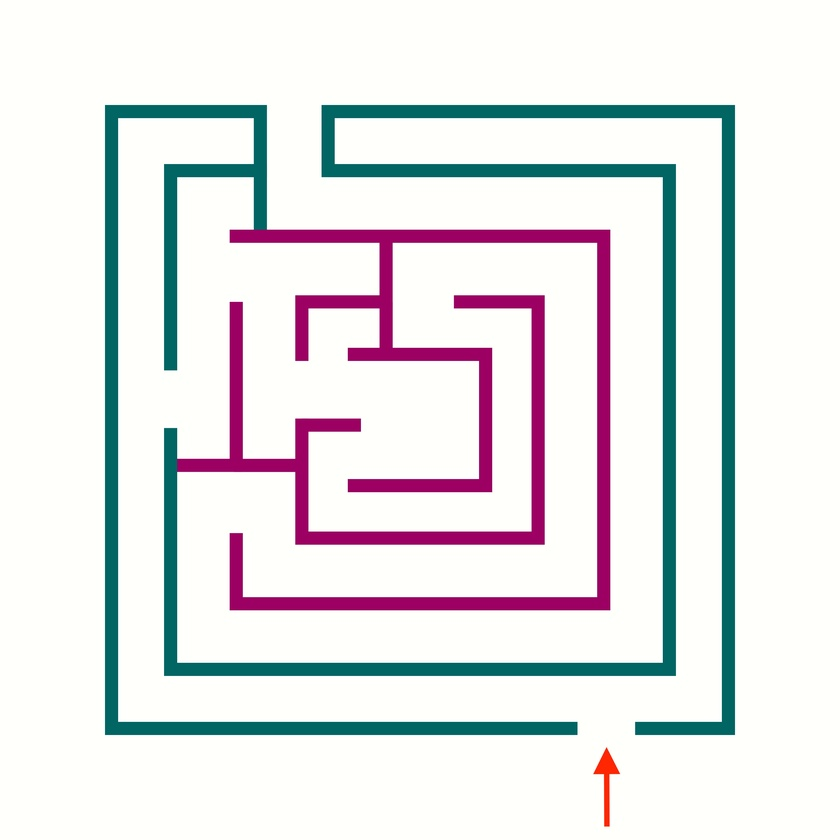
#> input picture labirentler/test.jpg, 840 x 840 px, shrunk from 5120 x 5120 before the run, found by its file name
$ python -i jpg_maze.py   (imports and definitions only)
#> lines starting #> are read from the running program, lines starting #| are printed output that depends on the picture; after the words box and inside, x2 and y2 are one past the last pixel; in counts of white or black regions, pixels touching at a corner belong together
### preprocess.py
import os
import cv2

class Preprocess:
    def __init__(self):
        None

    # Labirent resmi üzerinde görüntü işleme uygulanır ve böylece daha kolay işlem yapmamız sağlanır.
    # Resim Grayscale olarak okunur ve threshold işlemi gerçekleştirilir.
    # Duvar ve boş noktalar böylelikle kolayca ayırt edilir.
    def preprocess_image(self, image):
        image = cv2.cvtColor(image, cv2.COLOR_BGR2GRAY)
        _, maze = cv2.threshold(image, 127, 255, cv2.THRESH_BINARY)
        return maze

### jpg_maze.py
import cv2
import heapq
import os
import numpy as np
from preprocess import Preprocess


class JpgMaze:
    '''
        *JPG, JPEG ve PNG labirentlerin gidiş yolunu bulan sınıftır.
        *Başlangıç noktası: Kırmızı ok ucu
        *Bitiş noktası: Yeşil ok ucu

        *Eğer kaggle dataset test ediyorsanız başlangıç ve bitiş noktası yapay zeka tarafından bulunur.

        Bu işlemlerin nasıl yapıldığınız özeti:
        1- ilgili labirent resmi dosyadan openCV ile okunur
        2- resim içerisinde kırmızı ve yeşil ok aranır
        3- Bu okların her uç koordinat noktaları ve yönleri belirlenir.
        4- Kırmızı ok ucu start_x, start_y noktasını belirler
        5- Yeşil ok ucu end_x, end_y noktasını belirler.
        6- Bu oklar resim üzerinden kaldırılır.
        7- Bu son resim görüntü işleme teknikleri uygulayarak uygun hale getirilir ve Threshold uygulanır.
        8- Siyah noktalar: 0 ve beyaz noktalar:255 değerine sahip olmuş olur
        9- bu labirent resminde sağ, sol, üst ve aşağı kısımda boşluklar olabileceği için algoritma bu yerlerden gitmek
            isteyebilir. Bu durumda okun yönü ve yeri baz alınarak resim üzerinde kırpma işlemi uygulanır.
        10- Kırpma işlemi esnasında okların ucu (başlangıç ve bitiş noktaları) labirentin dışarısında ise ilgili labirent kapısı olacak
            başlangıç ve bitiş noktaları güncellenir.
        11- Artık elimizde başlangıç ve bitiş noktaları belirli, algoritmaya hazır olacak şekilde düzenlenmiş bir resim bulunmaktadır.
        12- A-star algoritması çalıştırılır ve başlangıç noktasından bitiş noktasına kadar olan en kısa path bulunur.
        13- -A-star algoritması çalıştırılır ve başlangıç noktasından bitiş noktasına kadar olan en kısa path bulunur.
            -Bu algoritma için heuristic fonksiyonu kullanılır.
            -Heuristic fonksiyonu hedefe kalan mesafeyi tahmin etmek için kullanılır ve bu tahmini hedef noktaya ulaşmak için
                gereken yol mesafeyiyle birleştirerek hangi yollardan gidilmesi gerektiğine karar verir.
                Bulunan her hücre için a-star algoritması başlangıç noktasından ilgili hücreye ulaşma maliyeti ile beraber
                o hücreden hedef noktaya ulaşmanın tahmini maliyetini hesaplamaktadır. a-star algoritması gerçek maliyet ile
                heuristic tahmininin toplamı en düşük olan hücreyi seçer ve komşu hücreleri queue'ya kaydeder. Algoritma hedef noktaya
                ulaşılana veya bu 'queue' boş hale gelene kadar bu işlem sürdürülür.
        14- Bulunan en kısa path kırmızı olacak şekilde boyanır ve .jpg formatında orijinal ismiyle beraber 'results' dosyasına kaydedilir.
        15- Bütün bunlardan sonra en kısa yol belirlenir, path kırmızı şekilde işaretlenir.
        16- Bu trace edilmiş resim kendi dosya ismiyle ve .jpg uzantısıyla beraber 'results' dosyasına kaydedilir.
    '''

    def __init__(self):
        self.maze_path = os.getcwd() + "/maze_samples/"  # Labirentlerin bulunduğu path
        # self.trials_path = os.getcwd() + "/trials/"
        self.kaggle_path = os.getcwd() + "/kaggle_maze_dataset/rectangular_mazes_10x10/"  # kaggle dataseti pathi
        self.results_path = os.getcwd() + "/results/"  # labirent sonuçlarını içeren path
        self.kaggle_results_path = os.getcwd() + "kaggle_results/"  # kaggle verisetinin sonuçlarını içeren path

    # Maze solver başlatılır.
    def start_maze_solver(self, filename, kaggle_dataset=False):
        self.parse_image(filename, kaggle_dataset)

    def parse_image(self, filename, kaggle_dataset):
        # Labirent openCV ile okunur ve maze değişkenine array olarak kaydedilir
        maze = self.get_maze(filename, kaggle_dataset)
#> in get_maze, maze is the input picture: shape (840, 840, 3); mean B, G, R 230.3, 228.7, 228.7
        # kırmızı ve yeşil ok içerip içermediği bulunur
        if self.includes_arrow(maze, "red") and self.includes_arrow(maze, "green"):
            # Kırmızı okun yönü, koordinat bilgileri ve okun en uç koordinatları hakkında bilgi edinilir.
#> in includes_arrow, `hsv = cv2.cvtColor(maze, cv2.COLOR_BGR2HSV)`: hsv: shape (840, 840, 3); mean H, S, V 45.6, 36.3, 236.8
#> in includes_arrow, `mask = cv2.inRange(hsv, lower_range, upper_range)`:
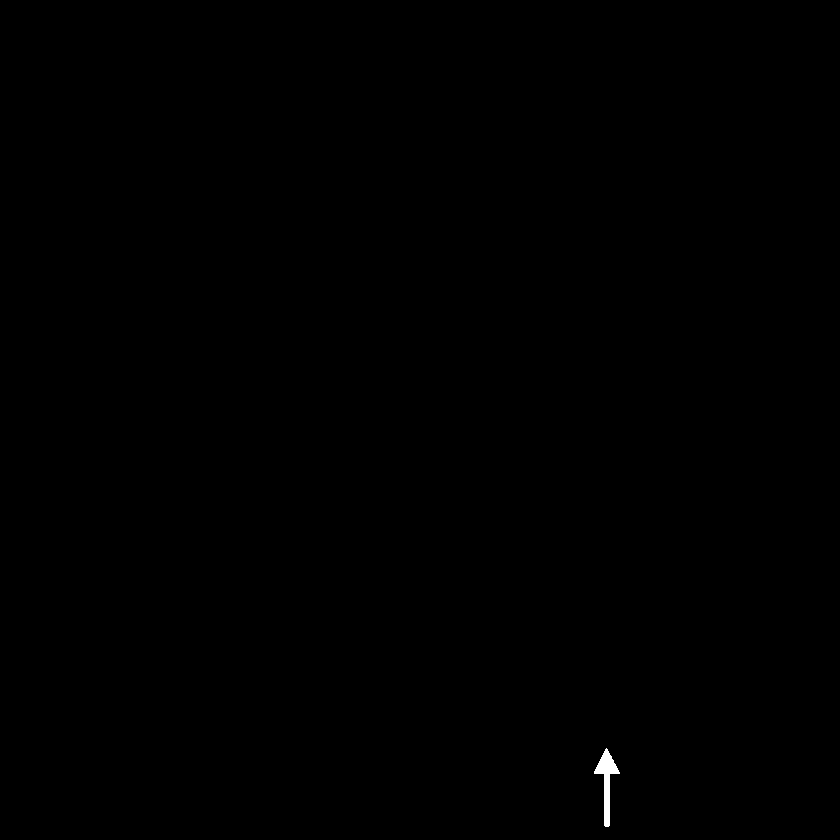
#> mask: shape (840, 840); 0.1% white; 1 white region
#> in includes_arrow, `contours, _ = cv2.findContours(mask, cv2.RETR_EXTERNAL, cv2.CHAIN_APPR..`: contours = 1 contour; box (x1, y1, x2, y2) and area: (594, 748, 620, 827) 596
#> the loop in includes_arrow, `for contour in contours:` made 1 pass
#> (area, largest_contour_area) on pass 1: (596.5, 596.5)
#> after the loop in includes_arrow, `for contour in contours:`: largest_contour = contour of 53 points, box (x1, y1, x2, y2) (594, 748, 620, 827), area 596; largest_contour_area = 596.5
#> in includes_arrow (call 2), `mask = cv2.inRange(hsv, lower_range, upper_range)`: mask: shape (840, 840); every value is 0
            maze, start_x, start_y, direction_start, left, right, up, down = self.find_arrow_coordinates(maze, "red")
            # Kırmızı okun bulunduğu bölge tamamen beyaz olacak şekilde silinir.
            maze = self.remove_arrow_from_image(maze, left, right, up, down)

            # Yeşil okun yönü, koordinat bilgileri ve okun en uç koordinatları hakkında bilgi edinilir.
            maze, end_x, end_y, direction_end, left, right, up, down = self.find_arrow_coordinates(maze, "green")
            # Yeşil okun bulunduğu bölge tamamen beyaz olacak şekilde silinir.
            maze = self.remove_arrow_from_image(maze, left, right, up, down)

            # Resim üzerinde görüntü işleme uygulanır ve işleme uygun hale getirilir.
            # Siyah noktalar:0 ve beyaz noktalar:255 olacak şekilde threshold uygulanır.
            # labirent duvarları ve boş noktalar kolay olması için kullanılır.
            maze = Preprocess().preprocess_image(maze)

            # başlangıç ve bitiş noktası arasında en kısa yol bulunurken resim tamamen labirentten oluşmayacağı için
            # bu boş noktalar labirent çözümünü etkilemeyecek şekilde kırpılır ve algoritmanın oraları boş yol olarak görmesi engellenir.
            # başlangıç ve bitiş noktaları güncellenir. Yeni labirent return edilir.
            maze, start_x, start_y, end_x, end_y = self.crop_maze(maze, start_x, start_y, end_x, end_y, direction_start,
                                                                  direction_end)
            start = (start_x, start_y)
            end = (end_x, end_y)
        else:
            # Resim üzerinde görüntü işleme uygulanır ve işleme uygun hale getirilir.
            # Siyah noktalar:0 ve beyaz noktalar:255 olacak şekilde threshold uygulanır.
            # labirent duvarları ve boş noktalar kolay olması için kullanılır.
            maze = Preprocess().preprocess_image(maze)
#> in preprocess_image, `image = cv2.cvtColor(image, cv2.COLOR_BGR2GRAY)`:
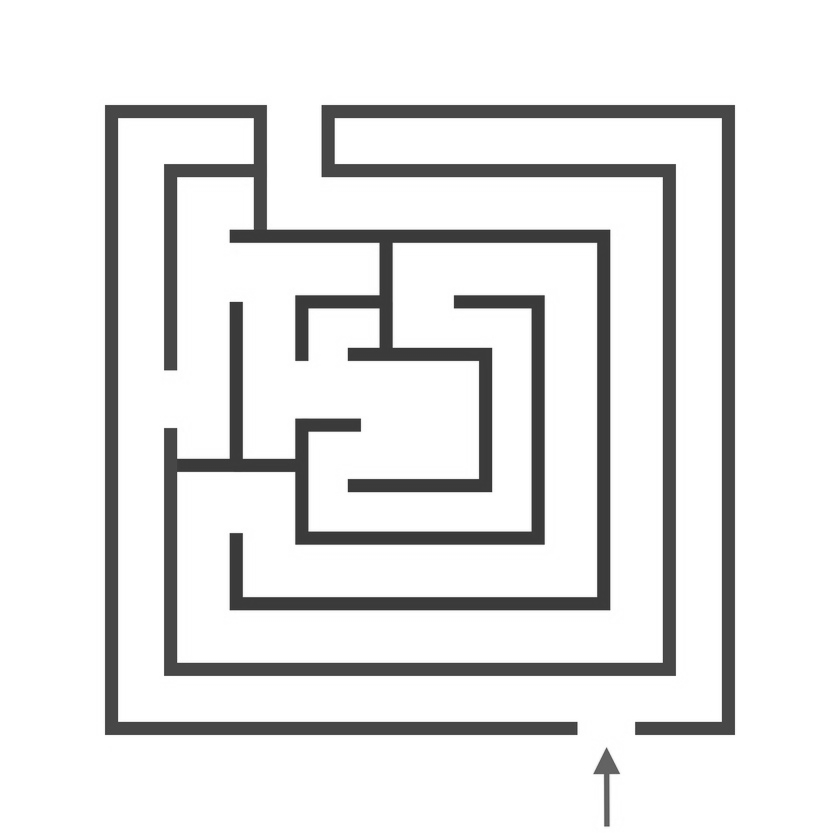
#> image: shape (840, 840); min 49, max 255, mean 229.2
#> in preprocess_image, `_, maze = cv2.threshold(image, 127, 255, cv2.THRESH_BINARY)`:
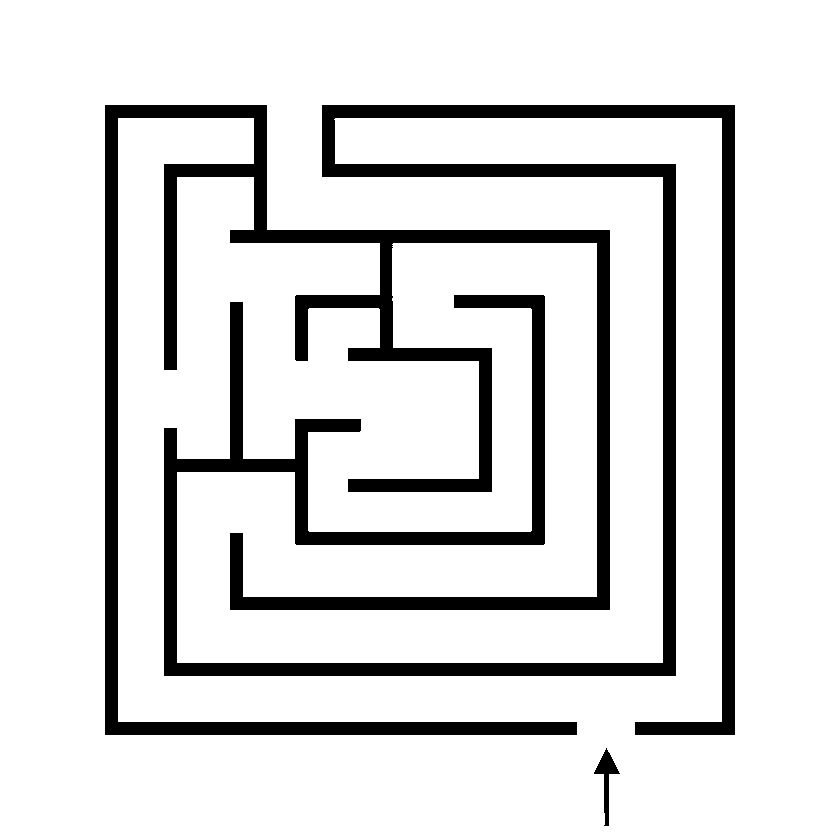
#> maze: shape (840, 840); 86.6% white; 3 black regions, box (x1, y1, x2, y2) and area: (164, 105, 735, 735) 48826, (105, 105, 610, 735) 44927, (594, 748, 620, 826) 597
            # Bu labirent içerisinde ok bulunmadığı için başlangıç ve bitiş noktasını belirleriz.
            # Bitiş ve başlangıç noktasının sol veya sağ bölgedeki boş çıkışlar olarak belirlenir.
            # Hangisinin başlangıç ve bitiş noktaları olduğunun bir önemi yoktur ve algoritmayı etkilemez.
            start_x, start_y, end_x, end_y = self.find_start_end_points(maze)
            start = (start_x, start_y)
            end = (end_x, end_y)

        # bütün bu işlemlerden sonra a-star algoritması çalıştırılır.
        '''
            -A-star algoritması çalıştırılır ve başlangıç noktasından bitiş noktasına kadar olan en kısa path bulunur.
            -Bu algoritma için heuristic fonksiyonu kullanılır.
            -Heuristic fonksiyonu hedefe kalan mesafeyi tahmin etmek için kullanılır ve bu tahmini hedef noktaya ulaşmak için
                gereken yol mesafeyiyle birleştirerek hangi yollardan gidilmesi gerektiğine karar verir.
                Bulunan her hücre için a-star algoritması başlangıç noktasından ilgili hücreye ulaşma maliyeti ile beraber
                o hücreden hedef noktaya ulaşmanın tahmini maliyetini hesaplamaktadır. a-star algoritması gerçek maliyet ile
                heuristic tahmininin toplamı en düşük olan hücreyi seçer ve komşu hücreleri queue'ya kaydeder. Algoritma hedef noktaya
                ulaşılana veya bu 'queue' boş hale gelene kadar bu işlem sürdürülür.
        '''
        traced_maze = self.a_star_algorithm(start, end, maze)

        # kaggle dataset olup olmadığına göre ilgili path içerisine resim kaydedilir.
        if not kaggle_dataset:
            cv2.imwrite(self.results_path + filename, traced_maze)
        else:
            cv2.imwrite(self.kaggle_results_path + filename, traced_maze)

    # başlangıç ve bitiş noktaları belirtilmediği (kaggle dataset için) takdirde kullanılır.
    def find_start_end_points(self, maze):
        up, down, left, right = self.get_least_coordinates(maze)
#> in get_least_coordinates, `up = len(maze)`: up = 840
#> after the loop in get_least_coordinates, `for row in range(len(maze)):`: down = 825; left = 105; right = 734; up = 105
        first_col = maze[:, 0]
        last_col = maze[:, len(maze[0]) - 1]
        first_row = maze[0]
        last_row = maze[len(maze) - 1]
        start_x = -1
        start_y = -1
        end_x = -1
        end_y = -1

        start_found = False
        end_found = False
        for i in range(len(first_row)):
            if first_row[i] == 255 and not start_found:
                start_x = i
                start_y = 0
                start_found = True
                break
        for i in range(len(last_row)):
            if last_row[i] == 255 and not start_found:
                end_y = len(maze) - 1
                end_x = i
                start_found = True
                break
            elif last_row[i] == 255 and not end_found:
                end_y = len(maze) - 1
                end_x = i
                end_found = True
                break
        for i in range(len(first_col)):
            if first_col[i] == 255 and not start_found:
                start_y = i
                start_x = 0
                start_found = True
                break
            elif first_col[i] == 255 and not end_found:
                end_y = i
                end_x = 0
                end_found = True
                break
        for i in range(len(last_col)):
            if last_col[i] == 255 and not start_found:
                start_y = i
                start_x = len(maze[0]) - 1
                start_found = True
                break
            elif last_col[i] == 255 and not end_found:
                end_y = i
                end_x = len(maze[0]) - 1
                end_found = True
                break
        if not start_found or not end_found:
            return None
        else:
            return start_x, start_y, end_x, end_y

    # resmin ilgili renkte ok içerip içermediğini bulur.
    def includes_arrow(self, maze, arrow_color):
        hsv = cv2.cvtColor(maze, cv2.COLOR_BGR2HSV)
        if arrow_color == "red":
            lower_range = np.array([0, 100, 100])
            upper_range = np.array([10, 255, 255])
        elif arrow_color == "green":
            lower_range = np.array([40, 50, 50])
            upper_range = np.array([80, 255, 255])
        mask = cv2.inRange(hsv, lower_range, upper_range)
        contours, _ = cv2.findContours(mask, cv2.RETR_EXTERNAL, cv2.CHAIN_APPROX_SIMPLE)
        largest_contour = None
        largest_contour_area = 0
        for contour in contours:
            area = cv2.contourArea(contour)
            if area > largest_contour_area:
                largest_contour = contour
                largest_contour_area = area
        if largest_contour is not None:
            return True
        else:
            return False

    # labirent resmini algoritmaya uygun olacak şekilde kırpma işlemi gerçekleştirilir.
    # [105 lines left out: functions crop_maze, crop_south, is_it_inside_of_maze, not called in this run]

    # labirentin duvarlarının sınırlarını belirlemede kullanılır.
    def get_least_coordinates(self, maze):
        up = len(maze)
        left = len(maze[0])
        down = 0
        right = 0
        for row in range(len(maze)):
            for col in range(len(maze[0])):
                if maze[row][col] == 0:
                    if row < up:
                        up = row
                    if row > down:
                        down = row
                    if col < left:
                        left = col
                    if col > right:
                        right = col
        return up, down, left, right

    '''
            -A-star algoritması çalıştırılır ve başlangıç noktasından bitiş noktasına kadar olan en kısa path bulunur.
            -Bu algoritma için heuristic fonksiyonu kullanılır.
            -Heuristic fonksiyonu hedefe kalan mesafeyi tahmin etmek için kullanılır ve bu tahmini hedef noktaya ulaşmak için
                gereken yol mesafeyiyle birleştirerek hangi yollardan gidilmesi gerektiğine karar verir.
            Bulunan her hücre için a-star algoritması başlangıç noktasından ilgili hücreye ulaşma maliyeti ile beraber
            o hücreden hedef noktaya ulaşmanın tahmini maliyetini hesaplamaktadır. a-star algoritması gerçek maliyet ile
            heuristic tahmininin toplamı en düşük olan hücreyi seçer ve komşu hücreleri queue'ya kaydeder. Algoritma hedef noktaya
            ulaşılana veya bu 'queue' boş hale gelene kadar bu işlem sürdürülür.
    '''
    def a_star_algorithm(self, start, end, maze_gray):
        visited = set()
        queue = [(self.heuristic(start, end), 0, start, [])]
        while queue:
            _, cost, cell, path = heapq.heappop(queue)
            if cell in visited:
                continue
            visited.add(cell)
            path = path + [cell]
            if cell == end:
                break
            for neighbor in self.neighbors(cell, maze_gray):
                if neighbor not in visited:
                    neighbor_cost = cost + 1
                    neighbor_priority = neighbor_cost + self.heuristic(neighbor, end)
                    heapq.heappush(queue, (neighbor_priority, neighbor_cost, neighbor, path))

        rgb_img = cv2.cvtColor(maze_gray, cv2.COLOR_GRAY2RGB)
        cv2.polylines(rgb_img, [np.array(path)], False, (0, 0, 255), thickness=5)
        return rgb_img

    # heuristic fonksiyonu hedef noktaya tahmini mesafeyi hesaplar
    def heuristic(self, a, b):
        return abs(a[0] - b[0]) + abs(a[1] - b[1])

    # komşu noktalara ulaşılır
    def neighbors(self, cell, maze):
        x, y = cell
        candidates = [(x + 1, y), (x - 1, y), (x, y + 1), (x, y - 1)]
        return [(nx, ny) for nx, ny in candidates if
                0 <= nx < maze.shape[1] and 0 <= ny < maze.shape[0] and maze[ny, nx] == 255]

    # labirent resmini dosyadan okur ve kaydeder.
    def get_maze(self, filename, kaggle_dataset):
        if kaggle_dataset:
            maze = cv2.imread(self.kaggle_path + filename)
        else:
            maze = cv2.imread(self.maze_path + filename)
        return maze

    # okun bütün uç noktaları belirlenir.
    # [76 lines left out: functions get_least_val_in_largest_contour, find_arrow_coordinates, remove_arrow_from_image, not called in this run]

>>> result = JpgMaze().start_maze_solver('labirentler/test.jpg')
#> in find_start_end_points, `up, down, left, right = self.get_least_coordinates(maze)`: down = 825; left = 105; right = 734
#> in find_start_end_points, `first_col = maze[:, 0]`: first_col = 840 values from 255 to 255
#> the loop in find_start_end_points, `for i in range(len(first_row)):` made 1 pass
#> (start_x, start_y, start_found) on pass 1: (0, 0, True)
#> after the loop in find_start_end_points, `for i in range(len(first_row)):`: start_found = True; start_x = 0
#> the loop in find_start_end_points, `for i in range(len(last_row)):` made 1 pass
#> (end_y, end_x, end_found) on pass 1: (839, 0, True)
#> after the loop in find_start_end_points, `for i in range(len(last_row)):`: end_found = True; end_x = 0; end_y = 839; start_found = True
#> after the loop in find_start_end_points, `for i in range(len(first_col)):`: end_x = 0; end_y = 839; start_found = True; start_x = 0
#> after the loop in find_start_end_points, `for i in range(len(last_col)):`: end_found = True; end_x = 0; end_y = 839; start_found = True; start_x = 0
#> in parse_image, `start_x, start_y, end_x, end_y = self.find_start_end_points(maze)`: end_y = 839
#> in parse_image, `start = (start_x, start_y)`: start = (0, 0)
#> in parse_image, `end = (end_x, end_y)`: end = (0, 839)
#> in a_star_algorithm, `queue = [(self.heuristic(start, end), 0, start, [])]`: queue = [(839, 0, (0, 0), [])]
#> the loop in a_star_algorithm, `while queue:` made 840 passes
#> cell on passes 9 to 11: (0, 8), (0, 9), (0, 10)
#> after the loop in a_star_algorithm, `while queue:`: visited = 840 items
#> in a_star_algorithm, `cv2.polylines(rgb_img, [np.array(path)], False, (0, 0, 255), thickness..`:
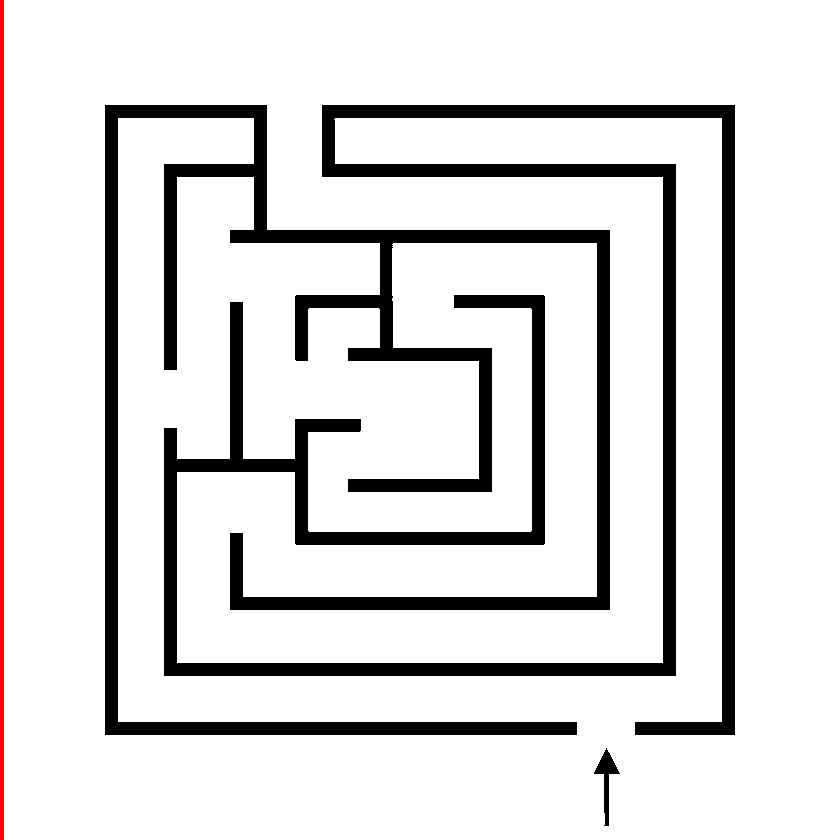
#> rgb_img: shape (840, 840, 3); mean B, G, R 219.7, 219.7, 220.9
